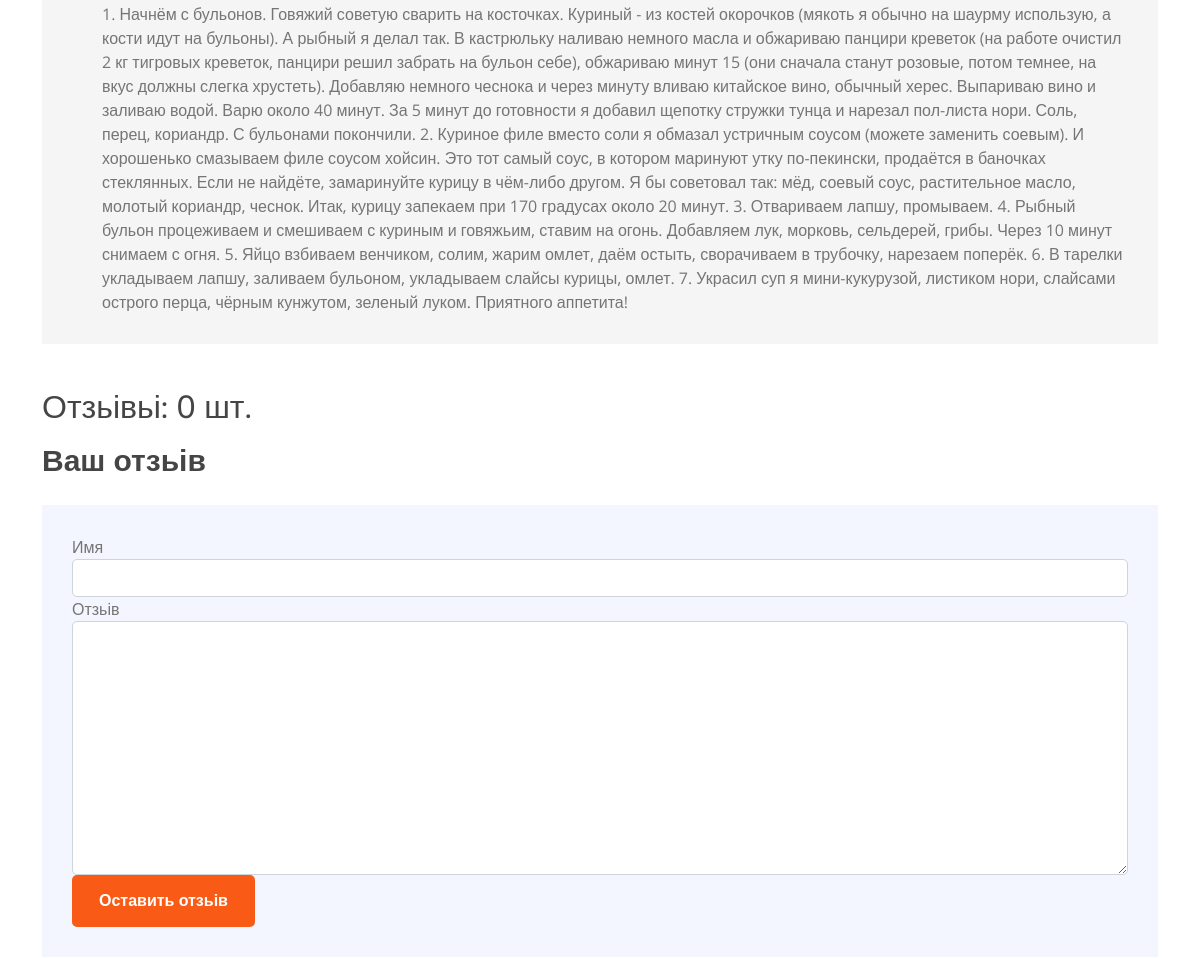
The page /first_courses/sup-ramen/ (middle part) on the database as committed earlier.
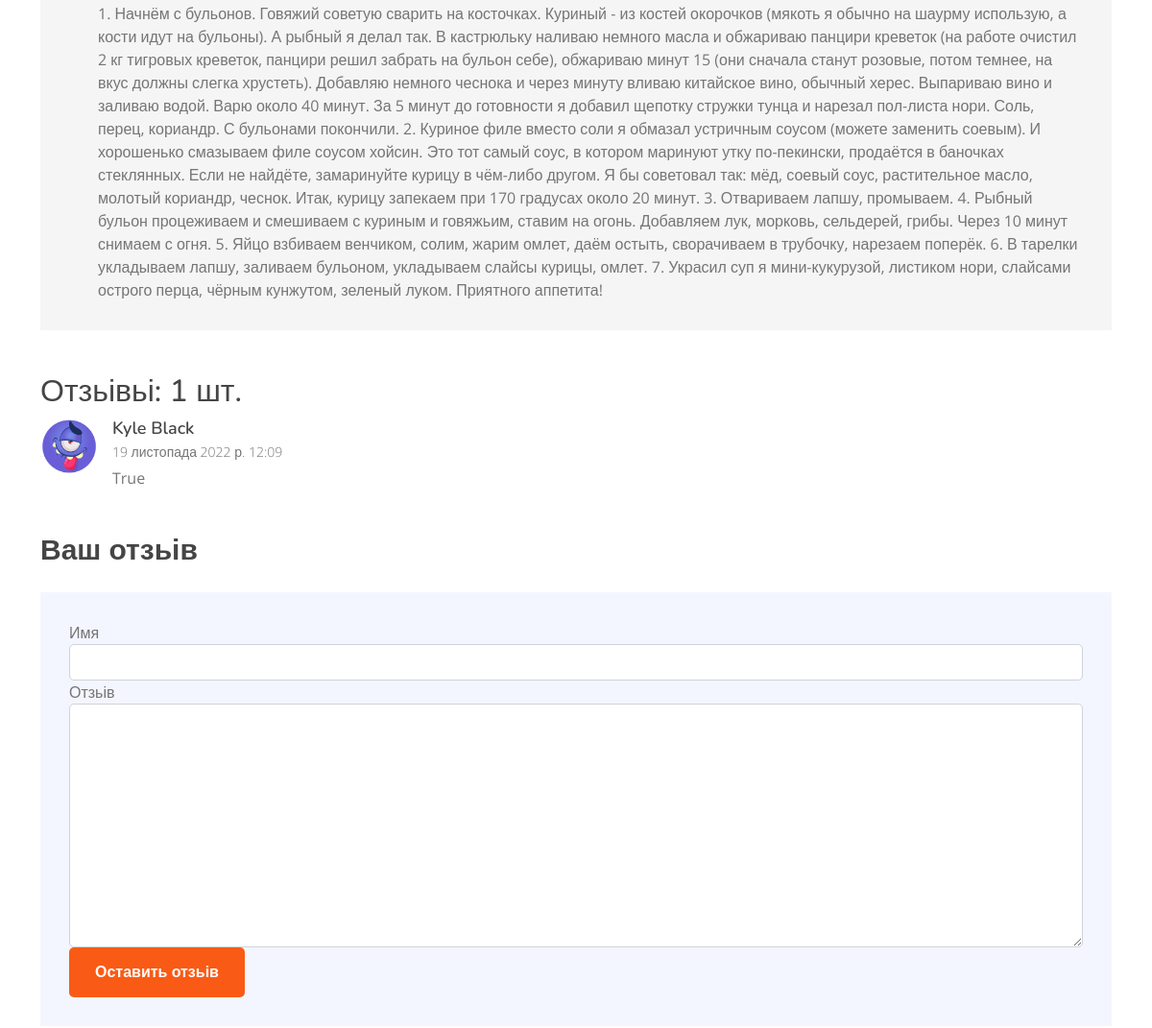
The same page on the database as committed later.
### blog/models.py (models this page shows, shortened)
class Recipe(models.Model):
    name = models.CharField(max_length=100)
    serves = models.CharField(max_length=50)
    prep_time = models.PositiveIntegerField(default=0)
    cook_time = models.PositiveIntegerField(default=0)
    ingredients = RichTextField()
    directions = RichTextField()
    post = models.ForeignKey(Post, related_name='recipe', on_delete=models.SET_NULL, null=True, blank=True)
    class Meta:
        verbose_name = 'Рецепт'
        verbose_name_plural = 'Рецептьі'

class Post(models.Model):
    author = models.ForeignKey(User, related_name='posts', on_delete=models.CASCADE, verbose_name='Автор поста')
    title = models.CharField(max_length=250, verbose_name='Название едьі', db_index=True)
    slug = models.SlugField(max_length=255, unique=True, verbose_name='URL едьі', db_index=True)
    image = models.ImageField(upload_to='articles/', verbose_name='Миниатюра')
    text = models.TextField(verbose_name='Текст')
    category = models.ForeignKey(Category,
                                 related_name='post', on_delete=models.SET_NULL, null=True, verbose_name='Категория')
    tags = models.ManyToManyField(Tag, related_name='post', verbose_name='Теги')
    create_at = models.DateTimeField(auto_now_add=True, verbose_name='Дата создания')
    price = models.CharField(max_length=50, verbose_name='Стоимость')
    width = models.CharField(max_length=50, verbose_name='Вес')
    calories = models.CharField(max_length=50, verbose_name='Калорийность')
    class Meta:
        verbose_name = 'Продукт'
        verbose_name_plural = 'Продуктьі'
    def get_comments(self):
        return self.comments.all()

class Comment(models.Model):
    name = models.CharField(max_length=50, verbose_name='Имя')
    message = models.TextField(max_length=500, verbose_name='Отзьів')
    create_at = models.DateTimeField(auto_now_add=True)
    post = models.ForeignKey(Post, related_name='comments', on_delete=models.CASCADE, verbose_name='Продукт')
    class Meta:
        verbose_name = 'Отзьів'
        verbose_name_plural = 'Отзьівьі'

### blog/views.py (the view)
# urls.py: path('<slug:slug>/<slug:food_slug>/', ViewFood.as_view(), name='food_details'),
class ViewFood(DetailView):
    model = Post
    template_name = 'blog/detail.html'
    slug_url_kwarg = 'food_slug'
    context_object_name = 'food'
    def get_context_data(self, **kwargs):
        context = super().get_context_data(**kwargs)
        context['form'] = CommentForm()
        return context

### blog/forms.py
class CommentForm(forms.ModelForm):
    class Meta:
        model = Comment
        fields = ['name', 'message']
        widgets = {'name': forms.TextInput(attrs={'class': "form-control"}),
                   'message': forms.Textarea(attrs={'class': "form-control"}),
                   }

class EmailForm(forms.ModelForm):
    class Meta:
        model = NewsByEmail
        fields = ['email', ]
        widgets = {'email': forms.TextInput(attrs={'class': "form-control", 'placeholder': "Ваш email будь ласка"})}

### blog/models.py (called while the page is built)
    def get_absolute_url(self):
        return reverse('tag', kwargs={'slug': self.slug})

### blog/templatetags/contact_tags.py (called while the page is built)
@register.inclusion_tag('blog/inc/tags/_email_form.html')
def email_form():
    return {'email_form': EmailForm()}

### blog/templatetags/menu_tags.py (called while the page is built)
@register.inclusion_tag('blog/inc/tags/side_menu.html')
def get_categories():
    category = Category.objects.annotate(cnt=Count('post')).order_by('-cnt')
    return {'list_category': category}

### templates/blog/detail.html (shortened to what this page needs)
{% extends 'base.html' %}
{% block content %}
<div class="single">
    <div class="container">
        <div class="row">
            <div class="col-lg-12">
                <div class="single-content">
                    <div class="single-bio">
                        <div class="single-bio-text">
                            {% for recipe in food.recipe.all %}
                            <div>{{recipe.directions|safe}}</div>
                            {% endfor %}
                        </div>
                    </div>
                    <ul class="comment-list">
                        <h2>Отзьівьі: {{food.get_comments.count}} шт.</h2>
                        {% for comment in food.get_comments %}
                        <li class="comment-item">
                            <div class="comment-body">
                                <div class="comment-img">
                                    <img src="/static/blog/img/avatar.jpg">
                                </div>
                                <div class="comment-text">
                                    <h3> {{comment.name }}</h3>
                                    <span>{{comment.create_at }}</span>
                                    <p>
                                        {{comment.message|safe }}
                                    </p>
                                </div>
                            </div>
                        </li>
                        {% endfor %}
                    </ul>
                    <div class="comment-form">
                        <h2>Ваш отзьів</h2>
                        <form action="{% url 'create_comment' pk=food.id %}" method="post">
                            <div class="form-group">
                                <label>Имя</label>
                                {{ form.name}}
                            </div>
                            <div class="form-group">
                                <label>Отзьів</label>
                                {{ form.message}}
                            </div>
                            <div class="form-group">
                                <input type="submit" value="Оставить отзьів" class="btn custom-btn">
                            </div>
                        </form>
                    </div>
                </div>
            </div>
        </div>
    </div>
</div>
    {% endblock content %}

Rows that differ between the two databases and show on the page:
computed for Post: get_comments.count "0" → "1"
added Comment: name "Kyle Black", create_at "19 листопада 2022 р. 12:09", message "True"
